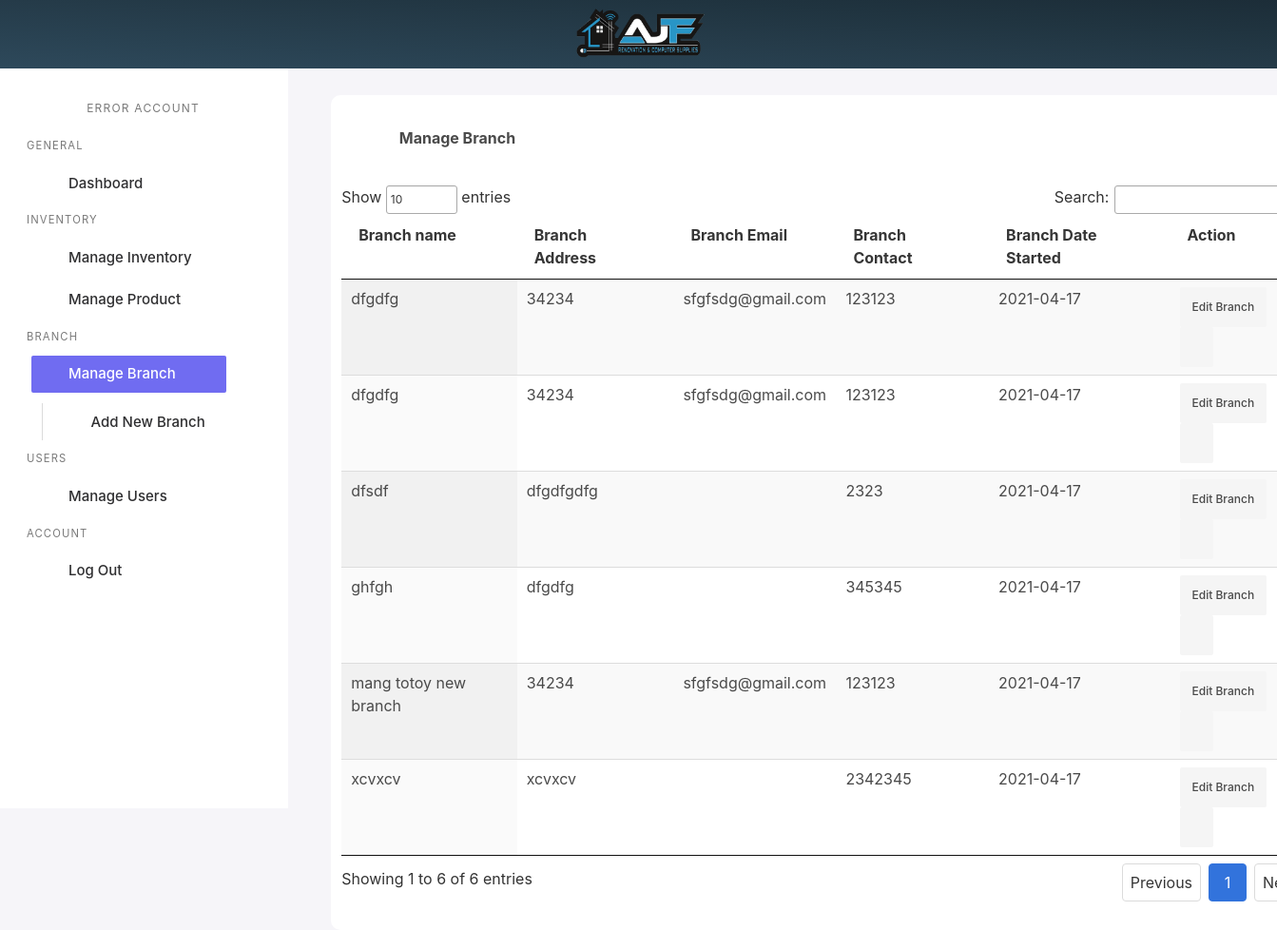
/webpages/adminportal/adminportal-branch.php, run on an earlier commit of the app's database.
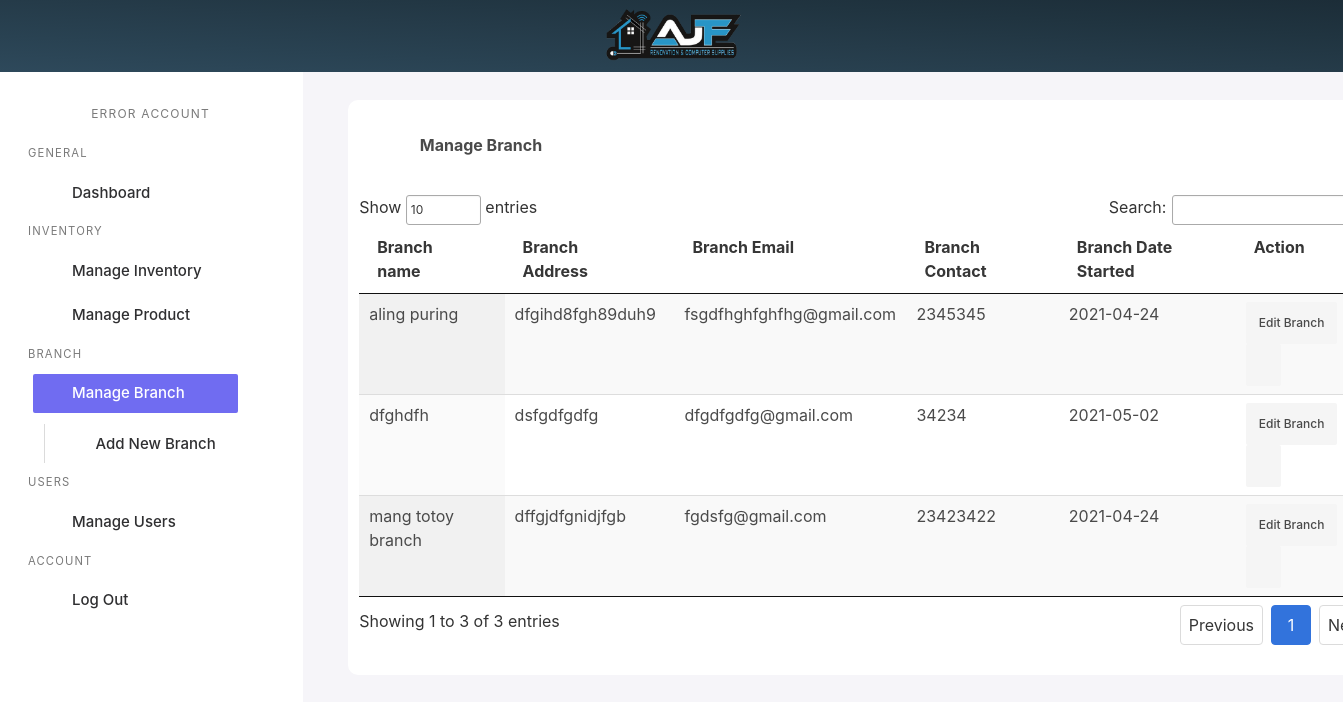
And on a later commit of the database.
### tables this page shows
CREATE TABLE `tbl_branch` (
  `branchid` int(11) NOT NULL,
  `branchtype` varchar(100) NOT NULL,
  `branchname` varchar(256) NOT NULL,
  `branchlocation` varchar(256) NOT NULL,
  `branchaddress` varchar(255) NOT NULL,
  `branchdescription` varchar(256) NOT NULL,
  `datestarted` date NOT NULL,
  `branchtinnumber` varchar(256) DEFAULT NULL,
  `branchregistrationnumber` varchar(256) DEFAULT NULL,
  `branchemail` varchar(255) DEFAULT NULL,
  `branchcontact` int(20) DEFAULT NULL
);

### webpages/adminportal/adminportal-branch.php (the view, shortened to what this page needs)
<?php
include "header.php";
$branch_data = ("SELECT * FROM `tbl_branch`");
$data = mysqli_query($conn, $branch_data);
?>
<div class="columns">
    <div id="sidenavcustom" class="column is-narrow navigationbar">
        <?php include "sidenavigation.php" ?>
    </div>
    <div class="column is-10">
        <div class="rows card is-shadowless animate__animated animate__fadeInDown">
            <div class="row is-full">
                <div class="columns">
                <div class="column">
                    <div style="margin-bottom:50px;">
                        <span class="icon">
                            <i class="fas fa-store fa-2x"></i>
                        </span>
                        <span class="portal-font">Manage Branch</span></div>
                    <div class="column">
                        <table class="display" cellspacing="0" width="100%" >
                            <thead>
                                <tr>
                                    <th>Branch name</th>
                                    <th>Branch Address</th>
                                    <th>Branch Email</th>
                                    <th>Branch Contact</th>
                                    <th>Branch Date Started</th>
                                    <th>Action</th>
                                </tr>
                            </thead>
                            <tbody>
                                <?php while ($row = mysqli_fetch_assoc($data)) { ?>
                                    <tr>
                                        <td><?php echo $row["branchname"]; ?></td>
                                        <td><?php echo $row["branchaddress"]; ?></td>
                                        <td><?php echo $row["branchemail"]; ?></td>
                                        <td><?php echo $row["branchcontact"]; ?></td>
                                        <td><?php echo $row["datestarted"]; ?></td>
                                        <td>
                                            <a href='adminportal-branch-editbranch.php?branchid=<?php echo $row["branchid"]; ?>' class="button is-light is-small">
                                                Edit Branch
                                            </a>
                                            <a onclick=DeleteBranch(<?php echo $row["branchid"]; ?>) class="button is-light is-small">
                                                <i class="fas fa-trash-alt"></i>
                                            </a>
                                        </td>
                                    </tr>
                                <?php } ?>
                            </tbody>
                        </table>
                    </div>
                </div>
            </div>
        </div>
    </div>
</div>
</body>
</html>

What changed in the data, as far as the page shows it:
removed tbl_branch: branchname "mang totoy new branch", branchaddress "34234", branchemail "sfgfsdg@gmail.com", branchcontact "123123", datestarted "2021-04-17"
removed tbl_branch: branchname "dfsdf", branchaddress "dfgdfgdfg", branchcontact "2323", datestarted "2021-04-17"
removed tbl_branch: branchname "ghfgh", branchaddress "dfgdfg", branchcontact "345345", datestarted "2021-04-17"
removed tbl_branch: branchname "dfgdfg", branchaddress "34234", branchemail "sfgfsdg@gmail.com", branchcontact "123123", datestarted "2021-04-17"
removed tbl_branch: branchname "dfgdfg", branchaddress "34234", branchemail "sfgfsdg@gmail.com", branchcontact "123123", datestarted "2021-04-17"
removed tbl_branch: branchname "xcvxcv", branchaddress "xcvxcv", branchcontact "2342345", datestarted "2021-04-17"
added tbl_branch: branchname "mang totoy branch", branchaddress "dffgjdfgnidjfgb", branchemail "fgdsfg@gmail.com", branchcontact "23423422", datestarted "2021-04-24"
added tbl_branch: branchname "aling puring", branchaddress "dfgihd8fgh89duh9", branchemail "fsgdfhghfghfhg@gmail.com", branchcontact "2345345", datestarted "2021-04-24"
added tbl_branch: branchname "dfghdfh", branchaddress "dsfgdfgdfg", branchemail "dfgdfgdfg@gmail.com", branchcontact "34234", datestarted "2021-05-02"
Also different on the page:
text written by a page script: "Show entries Search: Showing 1 to 6 of 6 entries Previous 1 Next" → "Show entries Search: Showing 1 to 3 of 3 entries Previous 1 Next"
